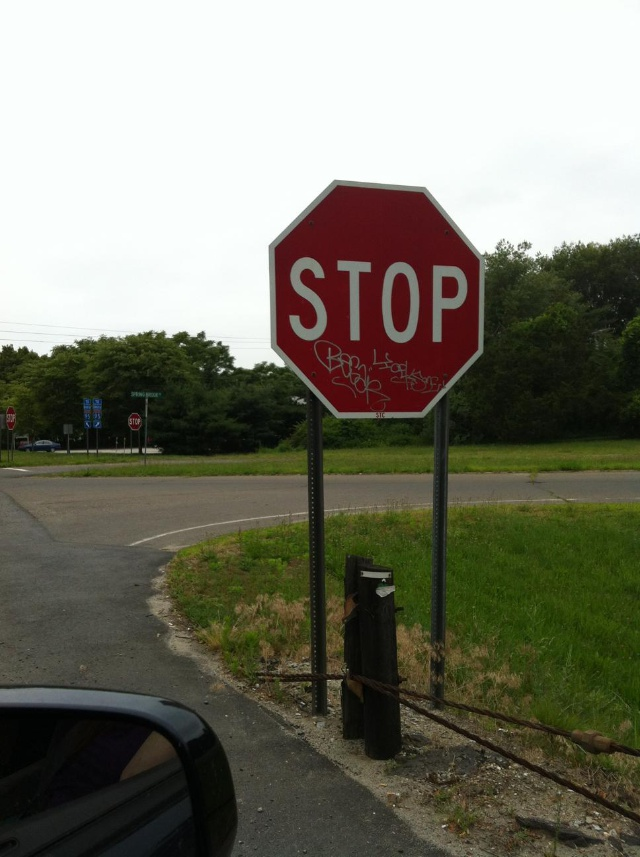
#> input picture Lab4/stop3.jpg, 640 x 857 px
$ python Lab4.py
#> lines starting #> are read from the running program, lines starting #| are printed output that depends on the picture; after the words box and inside, x2 and y2 are one past the last pixel; in counts of white or black regions, pixels touching at a corner belong together
# OpenCV Lab4 by: Christian Prather

# Threshold values used
# Hue 158
# Hue 255
# Saturation 89
# Saturation 255
# Value 52
# Value 255

# Morph Kernel size (4x4)

import cv2
import numpy as np

# Default to found values
min_thresholds = [158,89,52]
max_thresholds = [255,255,255]
windowNames = ["Hue", "Saturation", "Value"]
kernel = np.ones((4,4), np.uint8)

# Callback
def calculate(x):
    threshold_image = np.full((input_image.shape[0], input_image.shape[1]), 255, dtype=np.uint8)
    for i in range(3):
        low_value = cv2.getTrackbarPos("Low", windowNames[i])
        high_value = cv2.getTrackbarPos("High", windowNames[i])
        print (windowNames[i], low_value)
        print(windowNames[i], high_value)

        _, low_img = cv2.threshold(splits[i], low_value, 255, cv2.THRESH_BINARY)
        _, high_img = cv2.threshold(splits[i], high_value, 255, cv2.THRESH_BINARY_INV)

        threshold_combo = cv2.bitwise_and(low_img, high_img)
        cv2.imshow(windowNames[i], threshold_combo)

        threshold_image = cv2.bitwise_and(threshold_image, threshold_combo)
    cv2.imshow("Final", threshold_image)
    morph = cv2.morphologyEx(threshold_image, cv2.MORPH_CLOSE, kernel)
    morph = cv2.morphologyEx(morph, cv2.MORPH_OPEN, kernel)
    cv2.imshow("Morph", morph)
    # Manually relate saved file to input
    cv2.imwrite("stop3_morph.jpg", morph)

# Manually enter input image (should loop eventually)
input_image = cv2.imread("stop3.jpg")
#> input_image is the input picture: shape (857, 640, 3); mean B, G, R 105.5, 119.4, 119.9

# Convert to HSV
hsv_image = cv2.cvtColor(input_image, cv2.COLOR_BGR2HSV)
#> hsv_image: shape (857, 640, 3); mean H, S, V 57.9, 79, 124.3
splits = cv2.split(hsv_image)
for name in windowNames:
    cv2.namedWindow(name)
# cv2.imshow("Segmented",input_image)

# Add tracbar
for i in range(3):
    cv2.createTrackbar("Low", windowNames[i], min_thresholds[i], 255, calculate)
    cv2.createTrackbar("High", windowNames[i], max_thresholds[i], 255, calculate)


cv2.waitKey(0)
#> in calculate, `_, low_img = cv2.threshold(splits[i], low_value, 255, cv2.THRESH_BINARY)`:
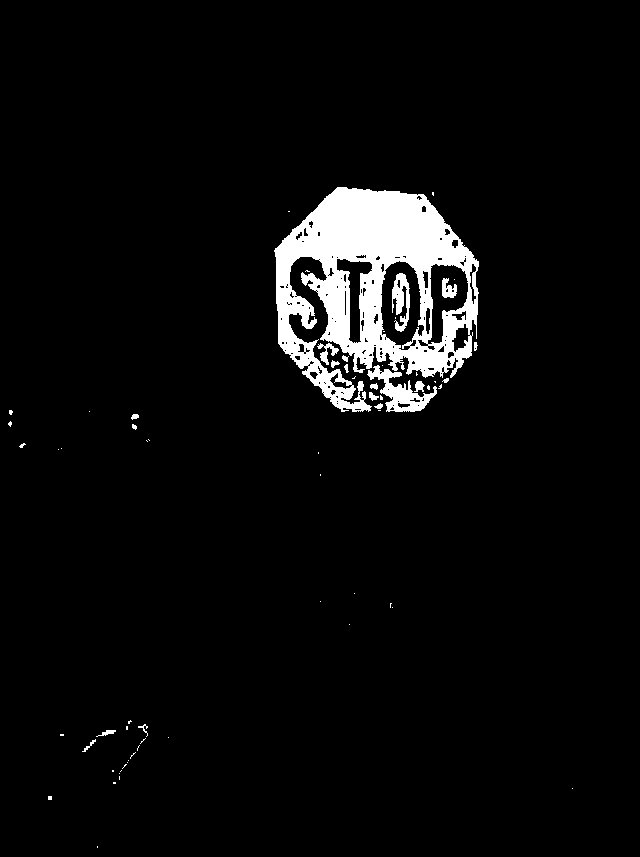
#> low_img: shape (857, 640); 4.7% white; 66 white regions (47 under 20 px), largest, box (x1, y1, x2, y2) and area: (274, 187, 479, 412) 22874, (367, 365, 437, 412) 1206, (392, 273, 410, 332) 617
#> in calculate, `_, high_img = cv2.threshold(splits[i], high_value, 255, cv2.THRESH_BIN..`: high_img: shape (857, 640); every value is 255
#> in calculate, `morph = cv2.morphologyEx(threshold_image, cv2.MORPH_CLOSE, kernel)`:
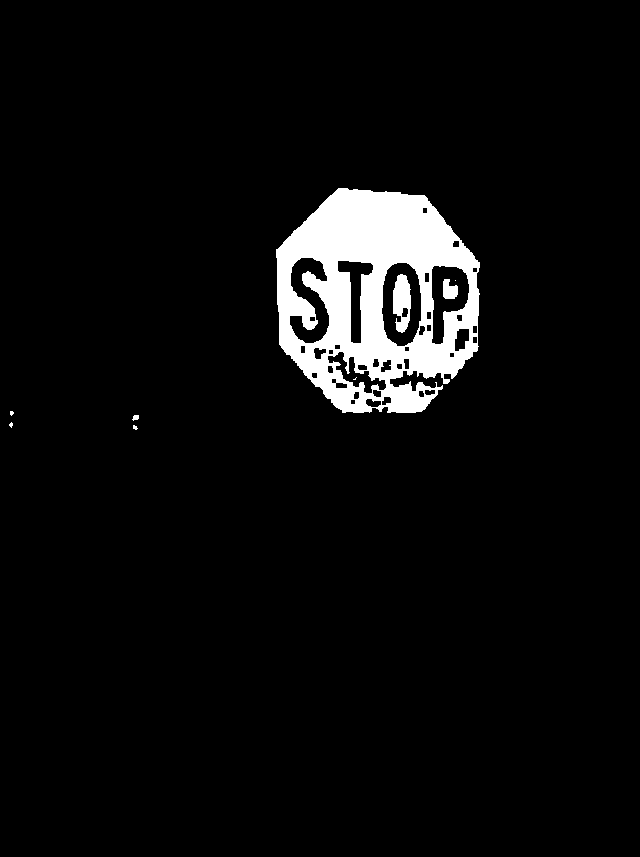
#> morph: shape (857, 640); 5.1% white; 9 white regions (5 under 20 px), largest, box (x1, y1, x2, y2) and area: (276, 188, 480, 413) 26684, (393, 274, 411, 333) 765, (443, 279, 458, 299) 229, (132, 415, 139, 421) 30
#> in calculate, `morph = cv2.morphologyEx(morph, cv2.MORPH_OPEN, kernel)`:
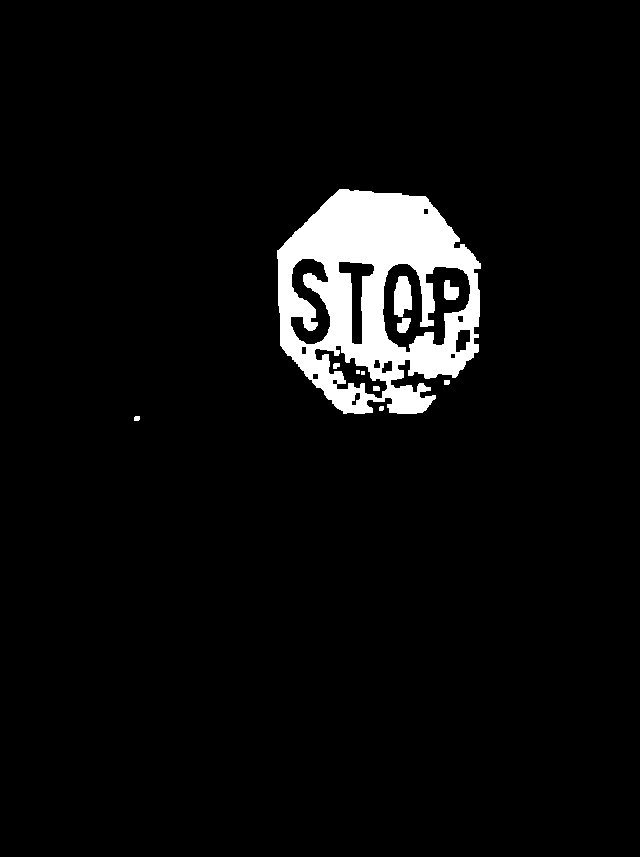
#> morph: shape (857, 640); 5% white; 11 white regions (2 under 20 px), largest, box (x1, y1, x2, y2) and area: (277, 189, 481, 414) 26075, (394, 276, 412, 317) 582, (444, 280, 459, 300) 224
